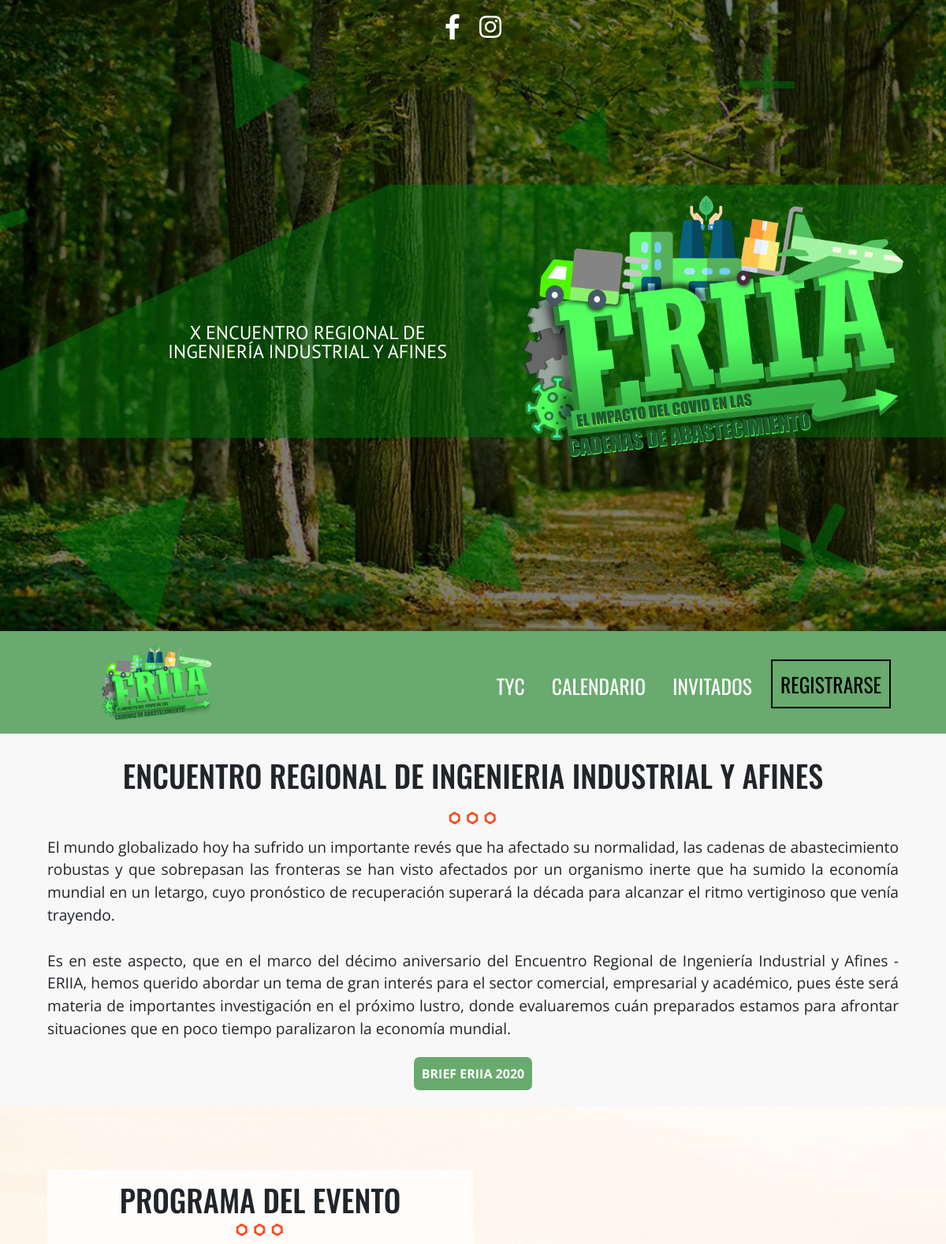
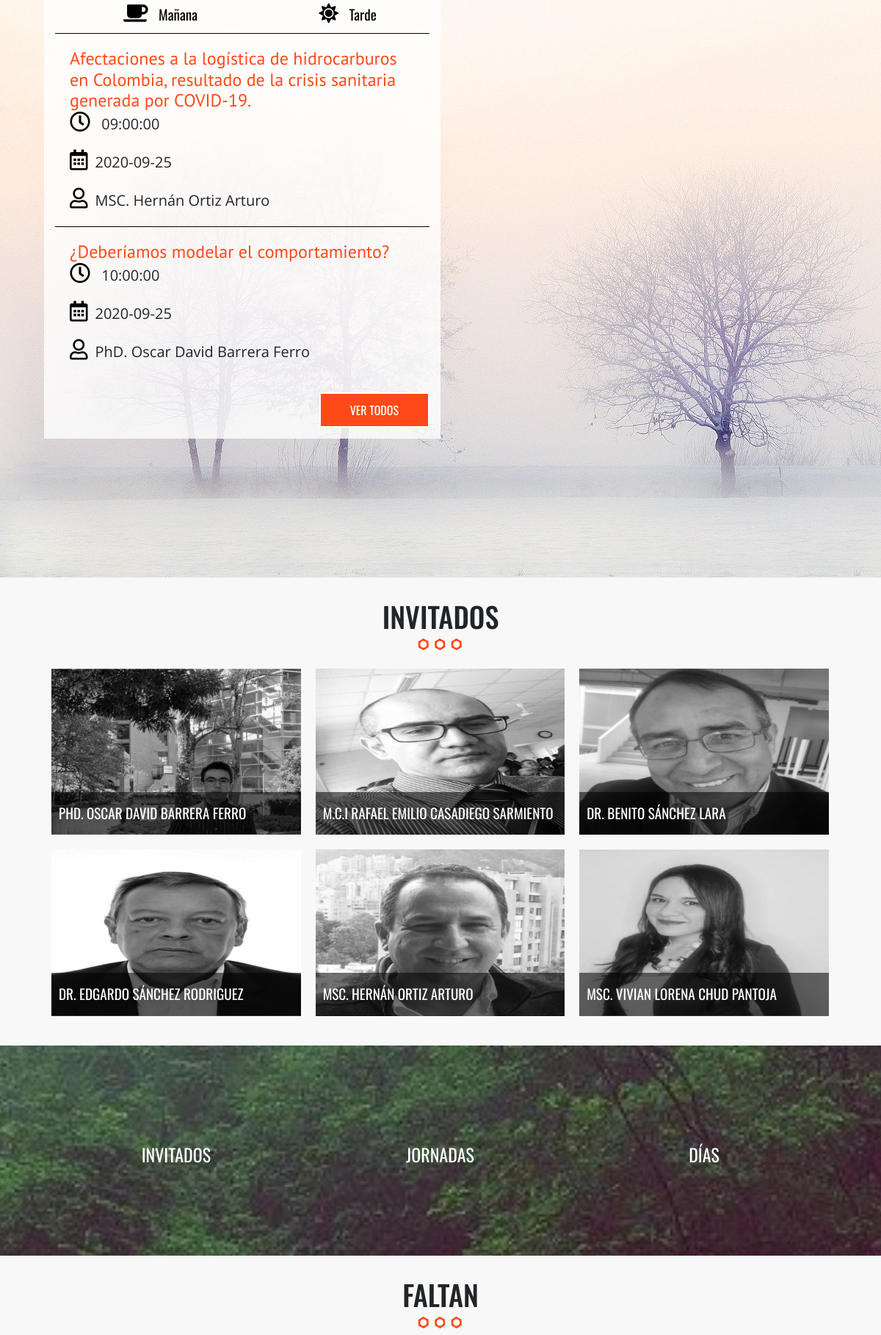
The page / (upper part) on the database its author committed (2 pictures, top to bottom).
### tables this page shows
CREATE TABLE `categoria_evento` (
  `id_categoria` tinyint(10) NOT NULL,
  `cat_evento` varchar(50) NOT NULL,
  `icono` varchar(15) NOT NULL
);

CREATE TABLE `eventos` (
  `evento_id` tinyint(10) NOT NULL,
  `nombre_evento` varchar(200) NOT NULL,
  `fecha_evento` date NOT NULL,
  `hora_evento` time NOT NULL,
  `id_cat_evento` tinyint(4) NOT NULL,
  `id_inv` tinyint(4) NOT NULL
);

CREATE TABLE `invitados` (
  `invitado_id` tinyint(4) NOT NULL,
  `nombre_invitado` varchar(40) NOT NULL,
  `apellido_invitado` varchar(40) NOT NULL,
  `descripcion` text NOT NULL,
  `url_imagen` varchar(50) NOT NULL,
  `minurl_imagen` varchar(50) NOT NULL
);

### includes/templates/invitados.php (the view, shortened to what this page needs)
<?php
  try{
      require_once('includes/funciones/bd_conexion.php');
        $sql = "SELECT * FROM `invitados` ";
      $resultado= $conn->query($sql);
  } catch(\Exception $e){
          echo $e->getMessage();
  }
  ?>
    <section class="invitados contenedor seccion">
        <h2>Invitados</h2>
            <ul class="lista-invitados clearfix">
    <?php   while($invitados = $resultado->fetch_assoc()){ ?>
            <li>
                <div class="invitado">
                    <a class="invitado-info" href="#invitado<?php  echo $invitados['invitado_id']; ?>">
                <img src="img/<?php echo $invitados['url_imagen']  ?>" alt="imagen invitado">
                <p><?php echo $invitados['nombre_invitado'] . " ". $invitados['apellido_invitado'] ?></p>
                    </a>
                </div>
            </li>
    <?php }  ?>
    </ul>
    </section>

### index.php (shortened to what this page needs)
<?php include_once 'includes/templates/header.php'; ?>
<section class="seccion contenedor">
  <h2>Encuentro Regional de <span>Ingenieria Industrial</span> y afines</p>
  </h2>
  <p class="descripcion">El mundo globalizado hoy ha sufrido un importante revés que ha afectado su normalidad, las cadenas de abastecimiento robustas y que sobrepasan las fronteras se han visto afectados por un organismo inerte que ha sumido la economía mundial en un letargo, cuyo pronóstico de recuperación superará la década para alcanzar el ritmo vertiginoso que venía trayendo. <br>
    <br>
    Es en este aspecto, que en el marco del décimo aniversario del Encuentro Regional de Ingeniería Industrial y Afines -ERIIA, hemos querido abordar un tema de gran interés para el sector comercial, empresarial y académico, pues éste será materia de importantes investigación en el próximo lustro, donde evaluaremos cuán preparados estamos para afrontar situaciones que en poco tiempo paralizaron la economía mundial. </p>
    <div class="brieferiia">
  <a class="brief" target="a_blank" href="brief/brief.pdf">BRIEF ERIIA 2020</a>
</div>
</section>
<section class="programa">
  <div class="contenedor-video">
    <div class="fondo">
      <img src="img/imgprograma.jpg">
    </div>
  </div>
  <div class="contenido-programa">
    <div class="contenedor">
      <div class="programa-evento">
        <h2>Programa del evento</h2>
        <?php
        try {
          require_once('includes/funciones/bd_conexion.php');
          $sql = "SELECT * FROM `categoria_evento`; ";
          $resultado = $conn->query($sql);
        } catch (\Exception $e) {
          $error = $e->getMessage();
        }
        ?>
        <nav class="menu-programa">
          <?php while ($cat = $resultado->fetch_array(MYSQLI_ASSOC)) { ?>
            <?php $categoria = $cat['cat_evento']; ?>
            <a href="#<?php echo strtolower($categoria); ?>">
              <i class="fas <?php echo $cat['icono']; ?>"></i> <?php echo $categoria ?></a>
          <?php } ?>
        </nav>
        <?php
        try {
          $sql  = " SELECT evento_id, nombre_evento, fecha_evento, hora_evento, cat_evento, icono, nombre_invitado, apellido_invitado ";
          $sql .= " FROM eventos ";
          $sql .= " INNER JOIN categoria_evento ";
          $sql .= " ON eventos.id_cat_evento = categoria_evento.id_categoria ";
          $sql .= " INNER JOIN invitados ";
          $sql .= " ON eventos.id_inv = invitados.invitado_id ";
          $sql .= " AND eventos.id_cat_evento = 1 ";
          $sql .= " ORDER BY evento_id LIMIT 2;";
        } catch (\Exception $e) {
          echo $e->getMessage();
        }
        ?>
        <?php $conn->multi_query($sql); ?>
        <?php
        do {
          $resultado = $conn->store_result();
          $row = $resultado->fetch_all(MYSQLI_ASSOC); ?>
          <?php $i = 0; ?>
          <?php foreach ($row as $evento) : ?>
            <?php if ($i % 3 == 0) { ?>
              <div id="<?php echo strtolower($evento['cat_evento']) ?>" class="info-curso ocultar clearfix">
              <?php  } ?>
              <div class="detalle-evento">
                <h3><?php echo $evento['nombre_evento'] ?></h3>
                <p><i class="far fa-clock"></i> <?php echo $evento['hora_evento']; ?></p>
                <p><i class="far fa-calendar-alt"></i><?php echo $evento['fecha_evento']; ?></p>
                <p><i class="far fa-user"></i><?php echo $evento['nombre_invitado'] . " " . $evento['apellido_invitado']; ?></p>
              </div>
              <?php if ($i % 2 == 1) : ?>
                <a href="calendario.php" class="button float-right">Ver todos</a>
           </div>
              <?php  endif; ?>
           <?php  $i++; ?>
       <?php  endforeach; ?>
  <?php  } while($conn->more_results() && $conn->next_result()); ?>
      </div>
    </div>
  </div>
</section>
<?php include_once 'includes/templates/invitados.php'; ?>
<div class="contador parallax">
  <div class="contenedor">
    <ul class="resumen-evento clearfix">
      <li>
        <p class="numero"></p> Invitados
      </li>
      <li>
        <p class="numero"></p> Jornadas
      <li>
      <li>
        <p class="numero"></p> Días
      </li>
    </ul>
  </div>
</div>
<section class="seccion">
  <h2>Faltan</h2>
</section>
<?php include_once 'includes/templates/footer.php'; ?>

### css/main.css (style rules this page uses)
html { color: #222; font-size: 1em; line-height: 1.4; }
audio, canvas, iframe, img, svg, video { vertical-align: middle; }
html { box-sizing: border-box; }
*,*::before, *::after { box-sizing: inherit; }
body { background-color: #f8f8f8 ; height: 100vh; font-family: 'Open Sans', sans-serif; }
.contenedor { width: 98%; margin: 0 auto; }
@media only screen and (min-width:480px) { .contenedor { width: 95%; } }
@media only screen and (min-width:768px) { .contenedor { width: 90%; } }
@media only screen and (min-width:992px) { .contenedor { width: 90%; max-width: 1100px; } }
.seccion { padding: 30px 0; }
.seccion p { font-size: 1.2em; text-align: center; }
h2 { font-family: 'Oswald', sans-serif; font-size: 2.4em; text-transform: uppercase; text-align: center; }
h2::after { content: ''; background-image: url(../img/separador.png); height: 30px; width: 100px; display: block; margin: 0 auto; }
h3 { font-size: 1.5em; color: #fe4918; font-family: 'PT Sans', sans-serif; margin: 0; }
.button { background-color: #fe4918; padding: 10px 40px; color: #ffffff; text-transform: uppercase; font-family: 'Oswald', sans-serif; text-decoration: none; font-size: 1em; margin-top: 20px; display: inline-block; transition: all .3s ease; border: 2px solid; }
.float-right { float: right; }
ul { list-style: none; margin: 0; padding: 0; }
section.programa { position: relative; }
div.contenedor-video { max-width:100%; overflow-x: hidden; }
div.contenido-programa { position: absolute; top:0; left:0; height:100%; width:100%; }
div.programa-evento { background-color: rgba(255, 255, 255, .8); padding:15px; margin-top: 80px; }
@media only screen and (min-width:768px) { div.programa-evento { width:70%; } }
@media only screen and (min-width:992px) { div.programa-evento { width:50%; } }
nav.menu-programa { width:100%; }
@media only screen and (min-width:768px) { nav.menu-programa { display: table; } }
nav.menu-programa a { display:block; text-align: center; color: #000000; text-decoration: none; font-family: 'Oswald', sans-serif; margin-bottom: 10px; font-size: 1.2em; position: relative; padding-bottom: 10px; border-bottom: 1px solid #000000; }
@media only screen and (min-width:768px) { nav.menu-programa a { display: table-cell; } }
nav.menu-programa a i, div.detalle-evento p i { color: #000000; font-size: 1.4em; margin-right: 10px; }
div.ocultar { display: none; }
div.detalle-evento { margin-top: 20px; border-bottom: 1px solid #000000; padding: 0 20px; }
div.detalle-evento:nth-child(2) { border: none; }
div.detalle-evento p { margin-bottom:20px; font-size: 20px; }
ul.lista-invitados li { padding: 10px; float: left; }
@media only screen and (min-width:480px) { ul.lista-invitados li { width: 50%; } }
@media only screen and (min-width:768px) { ul.lista-invitados li { width: 33.3%; } }
div.invitado { position: relative; overflow: hidden; }
div.invitado img { max-width: 100%; filter:gray; -webkit-filter: grayscale(1); -webkit-transition: all .5s ease-in-out; }
div.invitado p { position: absolute; bottom: 0; left: 0; padding: 15px 10px; margin: 0; background-color: rgba(0, 0, 0, 0.55); width:100%; text-align: left; font-family: 'Oswald', sans-serif; color: #ffffff; text-transform: uppercase; }
.parallax::before { width:100%; height:100%; position: absolute; top:0; left: 0; background-repeat: no-repeat; background-size: cover; background-position: center center; background-attachment: fixed; }
div.contador { position: relative; height: auto; }
div.contador::before { background-image: url(../img/bg-resumen.jpg); content: ''; }
ul.resumen-evento { position: relative; padding: 120px 0 }
ul.resumen-evento li { width: 100%; float: left; text-align: center; color: #ffffff; text-transform: uppercase; font-family: 'Oswald', sans-serif; font-size: 24px; }
@media only screen and (min-width:768px) { ul.resumen-evento li { width: 33.3%; } }
p.descripcion { text-align: justify; }
.brieferiia { width:100%; text-align: center; margin-top: 30px; }
.brief { text-decoration: none; color: #ffF; text-align: center; background: #69aa6e; padding: 10px; border-radius: 7px; font-weight: bold; }
.clearfix::before, .clearfix::after { content: " "; display: table; }
.clearfix::after { clear: both; }

### rows shown on the page
categoria_evento: cat_evento "Mañana"
categoria_evento: cat_evento "Tarde"
eventos: nombre_evento "Afectaciones a la logística de hidrocarburos en Colombia, resultado de la crisis sanitaria generada por COVID-19.", hora_evento "09:00:00", fecha_evento "2020-09-25", id_inv.nombre_invitado "MSC. Hernán", id_inv.apellido_invitado "Ortiz Arturo"
eventos: nombre_evento "¿Deberíamos modelar el comportamiento?", hora_evento "10:00:00", fecha_evento "2020-09-25", id_inv.nombre_invitado "PhD. Oscar David", id_inv.apellido_invitado "Barrera Ferro", shows "VER TODOS"
invitados: url_imagen (picture), nombre_invitado "PHD. OSCAR DAVID", apellido_invitado "BARRERA FERRO"
invitados: url_imagen (picture), nombre_invitado "M.C.I RAFAEL EMILIO", apellido_invitado "CASADIEGO SARMIENTO"
invitados: url_imagen (picture), nombre_invitado "DR. BENITO", apellido_invitado "SÁNCHEZ LARA"
invitados: url_imagen (picture), nombre_invitado "DR. EDGARDO", apellido_invitado "SÁNCHEZ RODRIGUEZ"
invitados: url_imagen (picture), nombre_invitado "MSC. HERNÁN", apellido_invitado "ORTIZ ARTURO"
invitados: url_imagen (picture), nombre_invitado "MSC. VIVIAN LORENA", apellido_invitado "CHUD PANTOJA"
